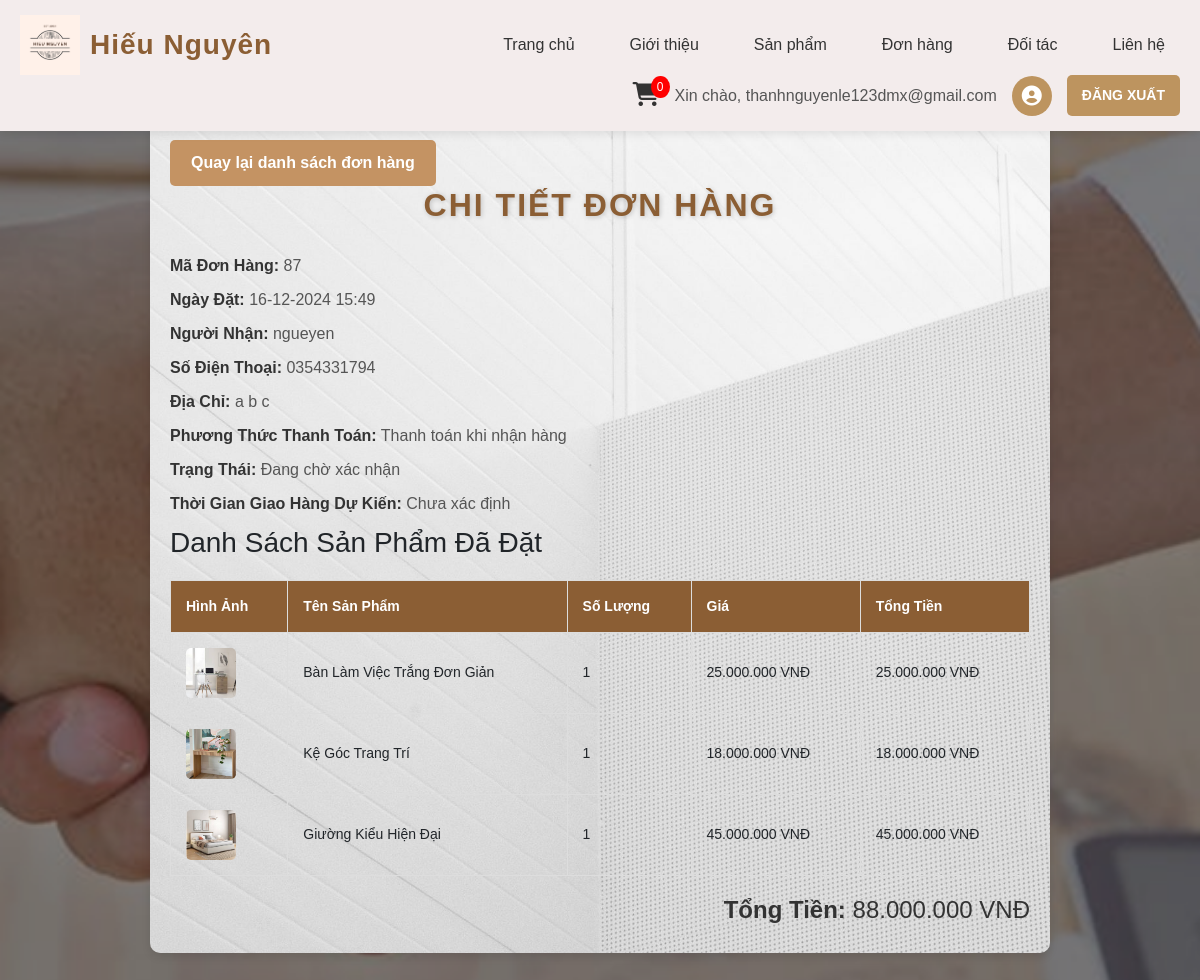
Page /frontend/pages/view_orders.php?order_id=87 (signed in) on the committed database.
### tables this page shows
CREATE TABLE `orders` (
  `order_id` int(11) NOT NULL,
  `user_id` int(11) NOT NULL,
  `order_date` datetime NOT NULL,
  `name` varchar(255) NOT NULL,
  `phone` varchar(20) NOT NULL,
  `address` text NOT NULL,
  `payment_method` enum('cash','bank') NOT NULL,
  `order_status` varchar(50) NOT NULL DEFAULT 'pending',
  `status` varchar(50) NOT NULL DEFAULT 'awaiting confirmation',
  `estimated_delivery_date` date DEFAULT NULL,
  `total_price` decimal(10,2) NOT NULL DEFAULT 0.00
);

CREATE TABLE `order_details` (
  `detail_id` int(11) NOT NULL,
  `order_id` int(11) NOT NULL,
  `product_id` int(11) NOT NULL,
  `quantity` int(11) NOT NULL,
  `price` decimal(10,2) NOT NULL
);

CREATE TABLE `products` (
  `id` int(11) NOT NULL,
  `name` varchar(255) NOT NULL,
  `category_slug` varchar(255) DEFAULT NULL,
  `price` decimal(10,2) NOT NULL,
  `image` varchar(255) DEFAULT NULL,
  `description` text DEFAULT NULL
);

### frontend/pages/view_orders.php (the view, shortened to what this page needs)
<?php
include '../includes/header.php';
include '../../backend/db_connect.php';
$order_id = isset($_GET['order_id']) ? $_GET['order_id'] : 0;
$sql = "SELECT o.order_id, o.order_date, o.name, o.phone, o.address, o.payment_method, o.total_price, o.status, o.estimated_delivery_date
        FROM orders o
        WHERE o.order_id = ? AND o.user_id = ?";
$stmt = $conn->prepare($sql);
$stmt->bind_param("ii", $order_id, $_SESSION['ma_khach_hang']);
$stmt->execute();
$order_result = $stmt->get_result();
if ($order_result->num_rows > 0) {
    $order = $order_result->fetch_assoc();
    $sql_details = "SELECT od.quantity, p.name AS product_name, od.price, (od.quantity * od.price) AS total_price, p.image
                    FROM order_details od
                    JOIN products p ON od.product_id = p.id
                    WHERE od.order_id = ?";
    $stmt_details = $conn->prepare($sql_details);
    $stmt_details->bind_param("i", $order_id);
    $stmt_details->execute();
    $details_result = $stmt_details->get_result();
} else {
    echo "<script>alert('Đơn hàng không tồn tại hoặc bạn không có quyền truy cập.');</script>";
    echo "<script>window.location.href = 'order_details.php';</script>";
    exit();
}
?>
<!DOCTYPE html>
<html lang="vi">
<head>
    <link rel="stylesheet" href="../css/view_orders.css">
</head>
<body>
    <div class="order-details-container">
        <a href="order_details.php" class="btn">Quay lại danh sách đơn hàng</a>
        <h2>Chi Tiết Đơn Hàng</h2>
        <div class="order-info">
            <p><strong>Mã Đơn Hàng:</strong> <?php echo $order['order_id']; ?></p>
            <p><strong>Ngày Đặt:</strong> <?php echo date('d-m-Y H:i', strtotime($order['order_date'])); ?></p>
            <p><strong>Người Nhận:</strong> <?php echo $order['name']; ?></p>
            <p><strong>Số Điện Thoại:</strong> <?php echo $order['phone']; ?></p>
            <p><strong>Địa Chỉ:</strong> <?php echo $order['address']; ?></p>
            <p><strong>Phương Thức Thanh Toán:</strong>
                <?php
                if ($order['payment_method'] === 'bank') {
                    echo "Chuyển khoản";
                } elseif ($order['payment_method'] === 'cash') {
                    echo "Thanh toán khi nhận hàng";
                }
                ?>
            </p>
            <p><strong>Trạng Thái:</strong>
                <?php
                echo $order['status'] === 'awaiting confirmation'
                    ? "Đang chờ xác nhận"
                    : "Đang giao hàng";
                ?>
            </p>
            <p><strong>Thời Gian Giao Hàng Dự Kiến:</strong>
                <?php
                echo !empty($order['estimated_delivery_date'])
                    ? date('d-m-Y', strtotime($order['estimated_delivery_date']))
                    : "Chưa xác định";
                ?>
            </p>
        </div>
        <h3>Danh Sách Sản Phẩm Đã Đặt</h3>
        <?php if ($details_result->num_rows > 0): ?>
            <table class="order-details-table">
                <thead>
                    <tr>
                        <th>Hình Ảnh</th>
                        <th>Tên Sản Phẩm</th>
                        <th>Số Lượng</th>
                        <th>Giá</th>
                        <th>Tổng Tiền</th>
                    </tr>
                </thead>
                <tbody>
                    <?php
                    $total_order = 0;
                    while ($detail = $details_result->fetch_assoc()):
                        $total_order += $detail['total_price'];
                    ?>
                        <tr>
                            <td>
                                <img src="<?php echo $detail['image']; ?>" alt="<?php echo $detail['product_name']; ?>" width="50" height="50">
                            </td>
                            <td><?php echo $detail['product_name']; ?></td>
                            <td><?php echo $detail['quantity']; ?></td>
                            <td><?php echo number_format($detail['price'], 0, ',', '.'); ?> VNĐ</td>
                            <td><?php echo number_format($detail['total_price'], 0, ',', '.'); ?> VNĐ</td>
                        </tr>
                    <?php endwhile; ?>
                </tbody>
            </table>
            <div class="total-price">
                <h4><strong>Tổng Tiền:</strong> <?php echo number_format($total_order, 0, ',', '.'); ?> VNĐ</h4>
            </div>
        <?php else: ?>
            <p>Không có sản phẩm trong đơn hàng này.</p>
        <?php endif; ?>
    </div>
</body>
</html>

### frontend/css/view_orders.css (style rules this page uses)
* { margin: 0; padding: 0; box-sizing: border-box; }
body { margin: 0; padding: 0; font-family: Arial, sans-serif; background: url('../../public/images/AnhCat/banner-doi-tac.png') no-repeat center center/cover; padding-top: 120px; }
.order-details-container { width: 75%; max-width: 1000px; margin: 0 auto; background: url('../../public/images/AnhCat/nen_admin.jpg') no-repeat center center/cover; padding: 20px; border-radius: 10px; box-shadow: 0 4px 8px rgba(0, 0, 0, 0.1); margin-bottom: 40px; }
.order-details-container h2 { text-align: center; font-size: 32px; color: #8b5e34; font-weight: bold; text-transform: uppercase; margin-bottom: 30px; position: relative; letter-spacing: 2px; text-shadow: 1px 1px 5px rgba(0, 0, 0, 0.2); }
.order-info p { font-size: 16px; color: #555; margin-bottom: 10px; }
.order-info strong { font-weight: bold; color: #333; }
.order-details-table { width: 100%; border-collapse: collapse; margin-top: 20px; }
.order-details-table th, .order-details-table td { padding: 15px; text-align: left; border: 1px solid #ddd; font-size: 14px; }
.order-details-table th { background-color: #8b5e34; color: #fff; font-weight: bold; }
.order-details-table td img { border-radius: 5px; }
.total-price { text-align: right; font-size: 20px; font-weight: bold; color: #333; margin-top: 20px; }
.btn { display: inline-block; padding: 10px 20px; background-color: #c49363; color: #fff; text-decoration: none; border-radius: 5px; font-weight: bold; transition: all 0.3s; }

### rows in the picture
orders: order_id "87", order_date "16-12-2024 15:49", name "ngueyen", phone "0354331794", address "a b c"
order_details: product.image (picture), product.name "Bàn Làm Việc Trắng Đơn Giản", quantity "1", price "25.000.000", total_price "25.000.000"
order_details: product.image (picture), product.name "Kệ Góc Trang Trí", quantity "1", price "18.000.000", total_price "18.000.000"
order_details: product.image (picture), product.name "Giường Kiểu Hiện Đại", quantity "1", price "45.000.000", total_price "45.000.000"

### other values in the picture
$_SESSION['email'] "thanhnguyenle123dmx@gmail.com"
$total_order "88.000.000"
